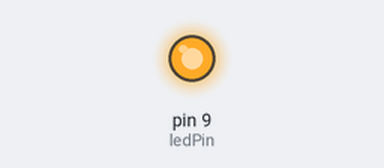
This sketch was run on a simulated Arduino Uno, built with avr-gcc and run on an emulated ATmega328P. On the bench: output pins drawn as LEDs (lit = HIGH).

Above: at 4.0 s.
At 6.0 s:
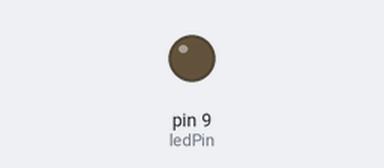
Timing chart, 0 to 8.2 s (numbered marks = the images above):
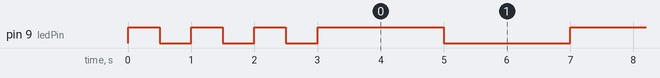

Measured:
- by itself, pin 9 (ledPin): HIGH → LOW at 0.50 s, → HIGH 0.50 s later, → LOW 0.50 s later, → HIGH 0.50 s later, … (69 changes in this stretch)

The sketch:

LedBlinkFunctionTest.ino
```cpp
const int ledPin=9;
void setup() {
  // put your setup code here, to run once:
  pinMode(ledPin,OUTPUT);
  //快閃三次，週期1秒
  blinkLed(ledPin,500,3);
}

void loop() {
  // put your main code here, to run repeatedly:
  //慢閃，週期4秒
  blinkLed(ledPin,2000,1);
}

void blinkLed(int pin,int interval,int count){
  while(count>0){
    digitalWrite(pin,HIGH);
    delay(interval);
    digitalWrite(pin,LOW);
    delay(interval);
    count=count-1;
    //count--;
  }
}
```
